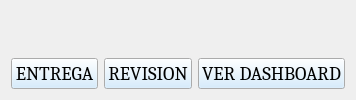
          <widget class="QWidget" name="tab">
           <attribute name="title">
            <string>MENU</string>
           </attribute>
           <layout class="QGridLayout" name="gridLayout_3">
            <item row="0" column="1" colspan="2">
             <widget class="QLabel" name="lbl_pngMenu">
              <property name="palette">
               <palette>
                <active>
                 <colorrole role="Button">
                  <brush brushstyle="SolidPattern">
                   <color alpha="255">
                    <red>203</red>
                    <green>232</green>
                    <blue>255</blue>
                   </color>
                  </brush>
                 </colorrole>
                </active>
                <inactive>
                 <colorrole role="Button">
                  <brush brushstyle="SolidPattern">
                   <color alpha="255">
                    <red>203</red>
                    <green>232</green>
                    <blue>255</blue>
                   </color>
                  </brush>
                 </colorrole>
                </inactive>
                <disabled>
                 <colorrole role="Button">
                  <brush brushstyle="SolidPattern">
                   <color alpha="255">
                    <red>203</red>
                    <green>232</green>
                    <blue>255</blue>
                   </color>
                  </brush>
                 </colorrole>
                </disabled>
               </palette>
              </property>
              <property name="text">
               <string/>
              </property>
              <property name="scaledContents">
               <bool>true</bool>
              </property>
             </widget>
            </item>
            <item row="1" column="0">
             <widget class="QPushButton" name="btn_entregarM">
              <property name="palette">
               <palette>
                <active>
                 <colorrole role="Button">
                  <brush brushstyle="SolidPattern">
                   <color alpha="255">
                    <red>203</red>
                    <green>232</green>
                    <blue>255</blue>
                   </color>
                  </brush>
                 </colorrole>
                </active>
                <inactive>
                 <colorrole role="Button">
                  <brush brushstyle="SolidPattern">
                   <color alpha="255">
                    <red>203</red>
                    <green>232</green>
                    <blue>255</blue>
                   </color>
                  </brush>
                 </colorrole>
                </inactive>
                <disabled>
                 <colorrole role="Button">
                  <brush brushstyle="SolidPattern">
                   <color alpha="255">
                    <red>203</red>
                    <green>232</green>
                    <blue>255</blue>
                   </color>
                  </brush>
                 </colorrole>
                </disabled>
               </palette>
              </property>
              <property name="font">
               <font>
                <family>Cambria</family>
                <pointsize>14</pointsize>
                <weight>50</weight>
                <bold>false</bold>
               </font>
              </property>
              <property name="text">
               <string>ENTREGA</string>
              </property>
             </widget>
            </item>
            <item row="1" column="1" colspan="2">
             <widget class="QPushButton" name="btn_revision">
              <property name="palette">
               <palette>
                <active>
                 <colorrole role="Button">
                  <brush brushstyle="SolidPattern">
                   <color alpha="255">
                    <red>203</red>
                    <green>232</green>
                    <blue>255</blue>
                   </color>
                  </brush>
                 </colorrole>
                </active>
                <inactive>
                 <colorrole role="Button">
                  <brush brushstyle="SolidPattern">
                   <color alpha="255">
                    <red>203</red>
                    <green>232</green>
                    <blue>255</blue>
                   </color>
                  </brush>
                 </colorrole>
                </inactive>
                <disabled>
                 <colorrole role="Button">
                  <brush brushstyle="SolidPattern">
                   <color alpha="255">
                    <red>203</red>
                    <green>232</green>
                    <blue>255</blue>
                   </color>
                  </brush>
                 </colorrole>
                </disabled>
               </palette>
              </property>
              <property name="font">
               <font>
                <family>Cambria</family>
                <pointsize>14</pointsize>
                <weight>50</weight>
                <bold>false</bold>
               </font>
              </property>
              <property name="text">
               <string>REVISION</string>
              </property>
             </widget>
            </item>
            <item row="1" column="3">
             <widget class="QPushButton" name="btn_dashboardM">
              <property name="palette">
               <palette>
                <active>
                 <colorrole role="Button">
                  <brush brushstyle="SolidPattern">
                   <color alpha="255">
                    <red>203</red>
                    <green>232</green>
                    <blue>255</blue>
                   </color>
                  </brush>
                 </colorrole>
                </active>
                <inactive>
                 <colorrole role="Button">
                  <brush brushstyle="SolidPattern">
                   <color alpha="255">
                    <red>203</red>
                    <green>232</green>
                    <blue>255</blue>
                   </color>
                  </brush>
                 </colorrole>
                </inactive>
                <disabled>
                 <colorrole role="Button">
                  <brush brushstyle="SolidPattern">
                   <color alpha="255">
                    <red>203</red>
                    <green>232</green>
                    <blue>255</blue>
                   </color>
                  </brush>
                 </colorrole>
                </disabled>
               </palette>
              </property>
              <property name="font">
               <font>
                <family>Cambria</family>
                <pointsize>14</pointsize>
                <weight>50</weight>
                <bold>false</bold>
               </font>
              </property>
              <property name="text">
               <string>VER DASHBOARD</string>
              </property>
             </widget>
            </item>
            <item row="0" column="3">
             <widget class="QLabel" name="lbl_b2M">
              <property name="text">
               <string/>
              </property>
              <property name="scaledContents">
               <bool>false</bool>
              </property>
             </widget>
            </item>
            <item row="0" column="0">
             <widget class="QLabel" name="lbl_b1M">
              <property name="palette">
               <palette>
                <active>
                 <colorrole role="Base">
                  <brush brushstyle="SolidPattern">
                   <color alpha="255">
                    <red>0</red>
                    <green>0</green>
                    <blue>127</blue>
                   </color>
                  </brush>
                 </colorrole>
                </active>
                <inactive>
                 <colorrole role="Base">
                  <brush brushstyle="SolidPattern">
                   <color alpha="255">
                    <red>0</red>
                    <green>0</green>
                    <blue>127</blue>
                   </color>
                  </brush>
                 </colorrole>
                </inactive>
                <disabled>
                 <colorrole role="Base">
                  <brush brushstyle="SolidPattern">
                   <color alpha="255">
                    <red>240</red>
                    <green>240</green>
                    <blue>240</blue>
                   </color>
                  </brush>
                 </colorrole>
                </disabled>
               </palette>
              </property>
              <property name="text">
               <string/>
              </property>
              <property name="scaledContents">
               <bool>false</bool>
              </property>
             </widget>
            </item>
           </layout>
          </widget>
